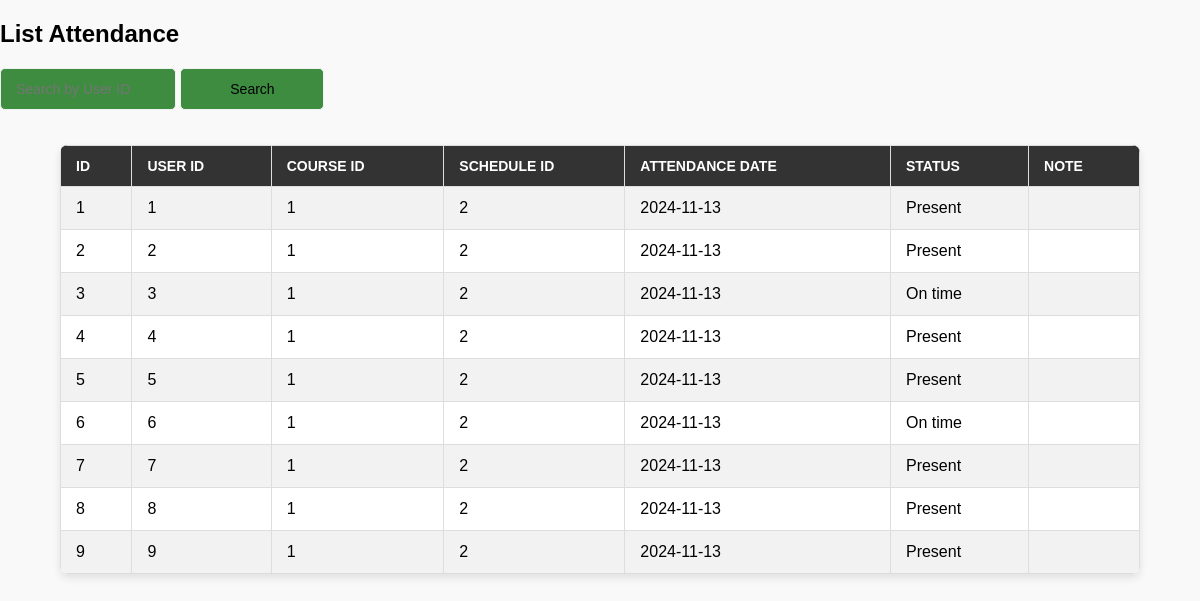
Screenshot of /ListAttendance_2.php with the database file from the repository.
### tables this page shows
CREATE TABLE listAttendance (
    id INT AUTO_INCREMENT PRIMARY KEY,
    user_id INT NOT NULL, 
    course_id INT NOT NULL, 
    schedule_id INT NOT NULL,  
    attendance_date DATE NOT NULL, 
    status ENUM('Present', 'On time') NOT NULL, 
    note VARCHAR(255),
    FOREIGN KEY (id) REFERENCES attendance(id),
    created_at TIMESTAMP DEFAULT CURRENT_TIMESTAMP
);

### ListAttendance_2.php (the view, shortened to what this page needs)
<?php
include('db.php');
$searchKeyword = isset($_GET['search']) ? trim($_GET['search']) : '';
if (!empty($searchKeyword)) {
    $sql = "SELECT * FROM listattendance WHERE user_id LIKE ?";
    $stmt = $conn->prepare($sql);
    $searchParam = "%" . $searchKeyword . "%";
    $stmt->bind_param("s", $searchParam);
} else {
    $sql = "SELECT * FROM listattendance";
    $stmt = $conn->prepare($sql);
}
$stmt->execute();
$result = $stmt->get_result();
?>
<!DOCTYPE html>
<html lang="en">
<head>
    <link rel="stylesheet" href="manageAttendance.css">
</head>
<body>
    <h2>List Attendance</h2>
    <div class="header-bar">
        <input type="text" id="search" placeholder="Search by User ID" value="<?= htmlspecialchars($searchKeyword) ?>">
        <button onclick="searchData()">Search</button>
    </div>
    <div id="attendanceTable">
        <?php if ($result->num_rows > 0): ?>
            <table>
                <tr>
                    <th>ID</th>
                    <th>User ID</th>
                    <th>Course ID</th>
                    <th>Schedule ID</th>
                    <th>Attendance Date</th>
                    <th>Status</th>
                    <th>Note</th>
                </tr>
                <?php while ($row = $result->fetch_assoc()): ?>
                    <tr>
                        <td><?= $row["id"] ?></td>
                        <td><?= $row["user_id"] ?></td>
                        <td><?= $row["course_id"] ?></td>
                        <td><?= $row["schedule_id"] ?></td>
                        <td><?= $row["attendance_date"] ?></td>
                        <td><?= $row["status"] ?></td>
                        <td><?= $row["note"] ?></td>
                    </tr>
                <?php endwhile; ?>
            </table>
        <?php else: ?>
            <p>Không có dữ liệu phù hợp!</p>
        <?php endif; ?>
    </div>
</body>
</html>

### manageAttendance.css (style rules this page uses)
body { font-family: 'Arial', sans-serif; background-color: #f9f9f9; margin: 0; padding: 0; }
table { width: 90%; margin: 20px auto; border-collapse: collapse; background-color: #ffffff; box-shadow: 0 4px 8px rgba(0, 0, 0, 0.1); border-radius: 8px; overflow: hidden; }
th, td { border: 1px solid #ddd; padding: 12px 15px; text-align: left; }
th { background-color: #333; color: #ffffff; text-transform: uppercase; font-size: 14px; }
tr:nth-child(even) { background-color: #f2f2f2; }
input, textarea, button { width: 12%; padding: 12px 15px; margin-bottom: 15px; border: 1px solid #eff2f1; border-radius: 5px; font-size: 14px; background-color: #3d8c40; }
table th:nth-child(4), table td:nth-child(4) { width: 150px; }

### rows the page displays
listattendance: id "1", user "1", course "1", schedule "2", attendance_date "2024-11-13", status "Present"
listattendance: id "2", user "2", course "1", schedule "2", attendance_date "2024-11-13", status "Present"
listattendance: id "3", user "3", course "1", schedule "2", attendance_date "2024-11-13", status "On time"
listattendance: id "4", user "4", course "1", schedule "2", attendance_date "2024-11-13", status "Present"
listattendance: id "5", user "5", course "1", schedule "2", attendance_date "2024-11-13", status "Present"
listattendance: id "6", user "6", course "1", schedule "2", attendance_date "2024-11-13", status "On time"
listattendance: id "7", user "7", course "1", schedule "2", attendance_date "2024-11-13", status "Present"
listattendance: id "8", user "8", course "1", schedule "2", attendance_date "2024-11-13", status "Present"
listattendance: id "9", user "9", course "1", schedule "2", attendance_date "2024-11-13", status "Present"
